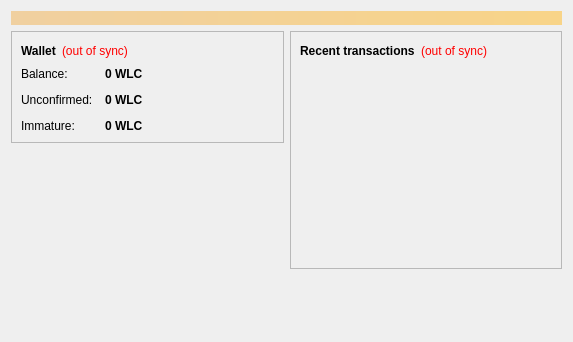
<?xml version="1.0" encoding="UTF-8"?>
<ui version="4.0">
 <class>OverviewPage</class>
 <widget class="QWidget" name="OverviewPage">
  <property name="geometry">
   <rect>
    <x>0</x>
    <y>0</y>
    <width>573</width>
    <height>342</height>
   </rect>
  </property>
  <property name="windowTitle">
   <string>Form</string>
  </property>
  <layout class="QVBoxLayout" name="topLayout">
   <item>
    <widget class="QLabel" name="labelAlerts">
     <property name="visible">
      <bool>false</bool>
     </property>
     <property name="styleSheet">
      <string notr="true">background-color: qlineargradient(x1: 0, y1: 0, x2: 1, y2: 0, stop:0 #F0D0A0, stop:1 #F8D488); color:#000000;</string>
     </property>
     <property name="wordWrap">
      <bool>true</bool>
     </property>
     <property name="margin">
      <number>3</number>
     </property>
    </widget>
   </item>
   <item>
    <layout class="QHBoxLayout" name="horizontalLayout" stretch="1,1">
     <item>
      <layout class="QVBoxLayout" name="verticalLayout_2">
       <item>
        <widget class="QFrame" name="frame">
         <property name="frameShape">
          <enum>QFrame::StyledPanel</enum>
         </property>
         <property name="frameShadow">
          <enum>QFrame::Raised</enum>
         </property>
         <layout class="QVBoxLayout" name="verticalLayout_4">
          <item>
           <layout class="QHBoxLayout" name="horizontalLayout_4">
            <item>
             <widget class="QLabel" name="label_5">
              <property name="font">
               <font>
                <weight>75</weight>
                <bold>true</bold>
               </font>
              </property>
              <property name="text">
               <string>Wallet</string>
              </property>
             </widget>
            </item>
            <item>
             <widget class="QLabel" name="labelWalletStatus">
              <property name="toolTip">
               <string>The displayed information may be out of date. Your wallet automatically synchronizes with the Westlandcoin network after a connection is established, but this process has not completed yet.</string>
              </property>
              <property name="styleSheet">
               <string notr="true">QLabel { color: red; }</string>
              </property>
              <property name="text">
               <string notr="true">(out of sync)</string>
              </property>
              <property name="alignment">
               <set>Qt::AlignLeading|Qt::AlignLeft|Qt::AlignVCenter</set>
              </property>
             </widget>
            </item>
            <item>
             <spacer name="horizontalSpacer_2">
              <property name="orientation">
               <enum>Qt::Horizontal</enum>
              </property>
              <property name="sizeHint" stdset="0">
               <size>
                <width>40</width>
                <height>20</height>
               </size>
              </property>
             </spacer>
            </item>
           </layout>
          </item>
          <item>
           <layout class="QFormLayout" name="formLayout_2">
            <property name="fieldGrowthPolicy">
             <enum>QFormLayout::AllNonFixedFieldsGrow</enum>
            </property>
            <property name="horizontalSpacing">
             <number>12</number>
            </property>
            <property name="verticalSpacing">
             <number>12</number>
            </property>
            <item row="0" column="0">
             <widget class="QLabel" name="label">
              <property name="text">
               <string>Balance:</string>
              </property>
             </widget>
            </item>
            <item row="0" column="1">
             <widget class="QLabel" name="labelBalance">
              <property name="font">
               <font>
                <weight>75</weight>
                <bold>true</bold>
               </font>
              </property>
              <property name="cursor">
               <cursorShape>IBeamCursor</cursorShape>
              </property>
              <property name="toolTip">
               <string>Your current balance</string>
              </property>
              <property name="text">
               <string notr="true">0 WLC</string>
              </property>
              <property name="textInteractionFlags">
               <set>Qt::LinksAccessibleByMouse|Qt::TextSelectableByKeyboard|Qt::TextSelectableByMouse</set>
              </property>
             </widget>
            </item>
            <item row="1" column="0">
             <widget class="QLabel" name="label_3">
              <property name="text">
               <string>Unconfirmed:</string>
              </property>
             </widget>
            </item>
            <item row="1" column="1">
             <widget class="QLabel" name="labelUnconfirmed">
              <property name="font">
               <font>
                <weight>75</weight>
                <bold>true</bold>
               </font>
              </property>
              <property name="cursor">
               <cursorShape>IBeamCursor</cursorShape>
              </property>
              <property name="toolTip">
               <string>Total of transactions that have yet to be confirmed, and do not yet count toward the current balance</string>
              </property>
              <property name="text">
               <string notr="true">0 WLC</string>
              </property>
              <property name="textInteractionFlags">
               <set>Qt::LinksAccessibleByMouse|Qt::TextSelectableByKeyboard|Qt::TextSelectableByMouse</set>
              </property>
             </widget>
            </item>
            <item row="2" column="0">
             <widget class="QLabel" name="labelImmatureText">
              <property name="text">
               <string>Immature:</string>
              </property>
             </widget>
            </item>
            <item row="2" column="1">
             <widget class="QLabel" name="labelImmature">
              <property name="font">
               <font>
                <weight>75</weight>
                <bold>true</bold>
               </font>
              </property>
              <property name="toolTip">
               <string>Mined balance that has not yet matured</string>
              </property>
              <property name="text">
               <string notr="true">0 WLC</string>
              </property>
              <property name="textInteractionFlags">
               <set>Qt::LinksAccessibleByMouse|Qt::TextSelectableByKeyboard|Qt::TextSelectableByMouse</set>
              </property>
             </widget>
            </item>
           </layout>
          </item>
         </layout>
        </widget>
       </item>
       <item>
        <spacer name="verticalSpacer">
         <property name="orientation">
          <enum>Qt::Vertical</enum>
         </property>
         <property name="sizeHint" stdset="0">
          <size>
           <width>20</width>
           <height>40</height>
          </size>
         </property>
        </spacer>
       </item>
      </layout>
     </item>
     <item>
      <layout class="QVBoxLayout" name="verticalLayout_3">
       <item>
        <widget class="QFrame" name="frame_2">
         <property name="frameShape">
          <enum>QFrame::StyledPanel</enum>
         </property>
         <property name="frameShadow">
          <enum>QFrame::Raised</enum>
         </property>
         <layout class="QVBoxLayout" name="verticalLayout">
          <item>
           <layout class="QHBoxLayout" name="horizontalLayout_2">
            <item>
             <widget class="QLabel" name="label_4">
              <property name="text">
               <string>&lt;b&gt;Recent transactions&lt;/b&gt;</string>
              </property>
             </widget>
            </item>
            <item>
             <widget class="QLabel" name="labelTransactionsStatus">
              <property name="toolTip">
               <string>The displayed information may be out of date. Your wallet automatically synchronizes with the Westlandcoin network after a connection is established, but this process has not completed yet.</string>
              </property>
              <property name="styleSheet">
               <string notr="true">QLabel { color: red; }</string>
              </property>
              <property name="text">
               <string notr="true">(out of sync)</string>
              </property>
              <property name="alignment">
               <set>Qt::AlignRight|Qt::AlignTrailing|Qt::AlignVCenter</set>
              </property>
             </widget>
            </item>
            <item>
             <spacer name="horizontalSpacer">
              <property name="orientation">
               <enum>Qt::Horizontal</enum>
              </property>
              <property name="sizeHint" stdset="0">
               <size>
                <width>40</width>
                <height>20</height>
               </size>
              </property>
             </spacer>
            </item>
           </layout>
          </item>
          <item>
           <widget class="QListView" name="listTransactions">
            <property name="styleSheet">
             <string notr="true">QListView { background: transparent; }</string>
            </property>
            <property name="frameShape">
             <enum>QFrame::NoFrame</enum>
            </property>
            <property name="verticalScrollBarPolicy">
             <enum>Qt::ScrollBarAlwaysOff</enum>
            </property>
            <property name="horizontalScrollBarPolicy">
             <enum>Qt::ScrollBarAlwaysOff</enum>
            </property>
            <property name="selectionMode">
             <enum>QAbstractItemView::NoSelection</enum>
            </property>
           </widget>
          </item>
         </layout>
        </widget>
       </item>
       <item>
        <spacer name="verticalSpacer_2">
         <property name="orientation">
          <enum>Qt::Vertical</enum>
         </property>
         <property name="sizeHint" stdset="0">
          <size>
           <width>20</width>
           <height>40</height>
          </size>
         </property>
        </spacer>
       </item>
      </layout>
     </item>
    </layout>
   </item>
  </layout>
 </widget>
 <resources/>
 <connections/>
</ui>
